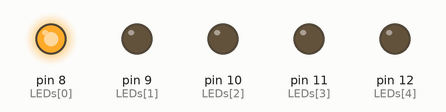
Simulated run of this sketch. Board: Arduino Uno, built with avr-gcc and run on an emulated ATmega328P. Parts: output pins drawn as LEDs (lit = HIGH).

Above: at 0.05 s.
At 0.75 s:
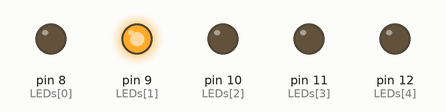
At 1.45 s:
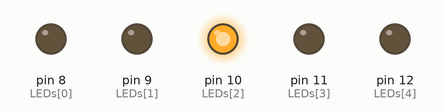
At 2.15 s:
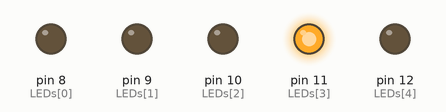
At 2.85 s:
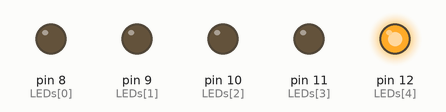
Timing chart, 0 to 3.1 s (numbered marks = the images above):
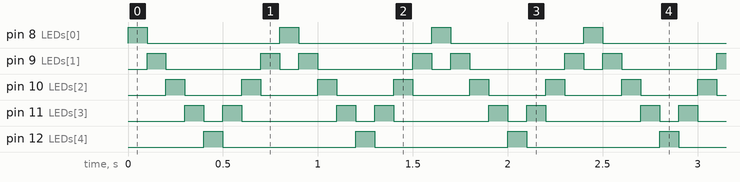

Measured:
- by itself, pin 8 (LEDs[0]), pin 12 (LEDs[4]): alternates HIGH for 0.10 s and LOW for 0.70 s
- by itself, pin 9 (LEDs[1]): repeats every 0.80 s: LOW 0.50 s, HIGH 0.10 s, LOW 0.10 s, HIGH 0.10 s
- by itself, pin 10 (LEDs[2]): alternates HIGH for 0.10 s and LOW for 0.30 s
- by itself, pin 11 (LEDs[3]): repeats every 0.80 s: LOW 0.10 s, HIGH 0.10 s, LOW 0.50 s, HIGH 0.10 s

The sketch:

diy4_7_1.ino
```cpp
// 使用陣列變數的LED來回跑馬燈

const byte LEDs[] = {8,9,10,11,12};
const byte total = sizeof(LEDs);

void setup() {
  for (byte i=0; i<total; i++) {
    pinMode(LEDs[i], OUTPUT);  // 8~12腳設成「輸出」
    digitalWrite(LEDs[i], LOW);
  }
}

void loop() {
  for (byte i=0; i<total-1; i++) {
    digitalWrite(LEDs[i], HIGH);
    delay(100);
    digitalWrite(LEDs[i], LOW);
  }

  for (byte i=total-1; i>0; i-=1) {
    digitalWrite(LEDs[i], HIGH);
    delay(100);
    digitalWrite(LEDs[i], LOW);
  }
}
```
